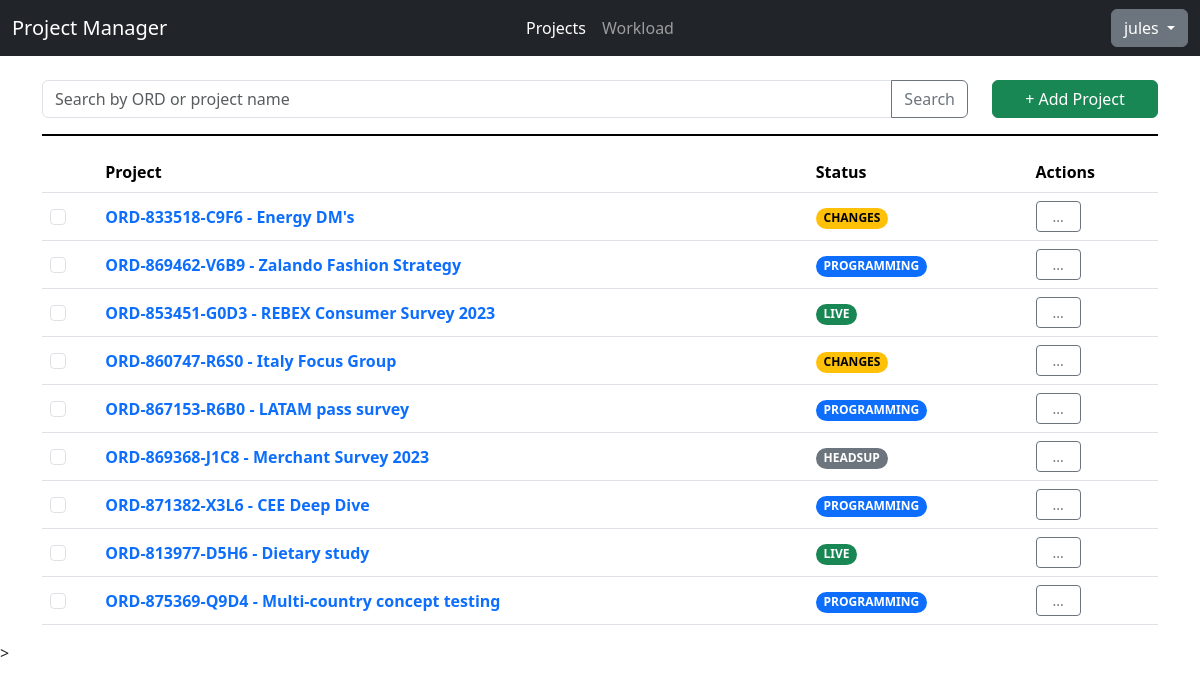
Page /projects/ (signed in) on the committed database.
### api/models.py (models this page shows, shortened)
class Project(models.Model):
    STATUS_CHOICES = [
     ("Headsup","Headsup"),
     ("Programming","Programming"),
     ("Changes","Changes"),
     ("Live", "Live"),
     ("LiveChange", "Live Changes"),
     ("Closed", "Closed")
    ]
    REGION_CHOICES = [
      ("APAC","APAC"),
      ("EMEA","EMEA"),
      ("NA","NA")
    ]
    PLATFORM_CHOICES = [
      ("Decipher", "Decipher"),
      ("CMIX","CMIX"),
      ("Confirmit","Confirmit")
    ]
    __original_eta = None
    code = models.SlugField(max_length=8, default=generate_unique_code, unique=True)
    ord = models.CharField(max_length=15, unique=True, validators=[RegexValidator(regex="^ORD-[0-9]{6}-[0-9A-Z]{4}$", message="Please enter the ORD in ORD-XXXXX-XXXX format.")])
    project_name = models.CharField(max_length=200)
    status = models.CharField(max_length=20, default="Headsup", choices=STATUS_CHOICES)
    created_date = models.DateField(auto_now_add=True)
    region = models.CharField(max_length=10, blank=True, choices=REGION_CHOICES)
    pid = models.CharField(max_length=20, blank=True)
    platform = models.CharField(max_length=15, default="Decipher", choices=PLATFORM_CHOICES)
    eta = models.DateTimeField(null=True,blank=True)
    details = models.TextField(max_length=255, blank=True)
    creator = models.ForeignKey(User, on_delete=models.CASCADE,null=True)
    def __init__(self, *args, **kwargs):
        super().__init__(*args, **kwargs)
        self.__original_eta = self.eta
    def get_absolute_url(self):
        return reverse("project", args=[self.ord])

### testfront/views.py (the view)
# urls.py: path('', views.mainpage, name="projectall"),
@login_required
def mainpage(request):
    if "search" in request.GET:
        projects_list = search_project(request.GET["search"])
    else:
        projects_list = Project.objects.all()
    page_num = 1
    if "page" in request.GET:
        if str(request.GET["page"]).isdigit():
            page_num = int(request.GET["page"])
    paginator_result = paginator_setup(projects_list, page_num)
    return render(request, "testfront/projectlist.html", paginator_result)

### testfront/templates/testfront/projectlist.html (shortened to what this page needs)
{% extends "base.html" %}
{% load static %}
{% block css %} {% static "css/index.css" %} {% endblock %}
{% block body %}
      <form class="row">
        <div class="col-10">
          <div class="input-group">
          <input type="text" class="form-control" name="search" minlength="3" placeholder="Search by ORD or project name" aria-label="Search Project" aria-describedby="button-search">
          <button class="btn btn-outline-secondary" type="submit" id="button-search">Search</button>
          </div>
        </div>
        <div class="col-2 d-grid">
          <a role="button" class="btn btn-success" href="{% url "newproject" %}">
            + Add Project
          </a>
        </div>
      </form>
      <hr class="border-2 border-black opacity-100" />
      {% if projects|length > 0 %}
      <table class="table">
        <thead>
          <tr>
            <th scope="col">&nbsp;</th>
            <th scope="col">Project</th>
            <th scope="col text-center">Status</th>
            <th scope="col text-center">Actions</th>
          </tr>
        </thead>
        <tbody>
          {% for project in projects %}
          <tr>
            <th class="align-middle" scope="row"><input class="form-check-input" type="checkbox" value=""></th>
            <td class="align-middle"><a href="{{ project.get_absolute_url }}" class="fw-bold text-decoration-none">{{project.ord}} - {{project.project_name}}</a></td>
            <td class="align-middle"><span class="badge rounded-pill
              {% if project.status == "Headsup" %} text-bg-secondary {% endif %}
              {% if project.status == "Programming" %} text-bg-primary {% endif %}
              {% if project.status == "Changes" or project.status == "LiveChange" %} text-bg-warning {% endif %}
              {% if project.status == "Live" %} text-bg-success {% endif %}
            ">{{project.status|upper}}</span></td>
            <td class="align-middle">
              <div class="dropdown">
                <button class="px-3 py-1 btn btn-outline-secondary btn-sm" type="button" data-bs-toggle="dropdown" aria-expanded="false">
                  ...
                </button>
              </div>
          </td>
          </tr>
          {% endfor %}
        </tbody>
      </table>
      {% endif %}
{% endblock %}

### testfront/templates/base.html (shortened to what this page needs)
{% load static %}
<!DOCTYPE html>
<html lang="en">
  <head>
    <link rel="stylesheet" href="{% static "css/bootstrap.min.css" %}" />
    <link rel="stylesheet" href="{% block css %} {% endblock %}" />
  </head>
  <body>
    <nav class="navbar navbar-expand-lg bg-dark" data-bs-theme="dark">
      <div class="container-fluid">
        <div class="collapse navbar-collapse d-lg-flex" id="navbarNavAltMarkup">
          <a class="navbar-brand col-lg-3 me-auto">Project Manager </a>
          <div class="navbar-nav col-lg-6 justify-content-lg-center">
            <a class="nav-link active" aria-current="page" href="{% url "projectall" %}">Projects</a>
            <a class="nav-link" href="#">Workload</a>
          </div>
          <div class="d-lg-flex col-lg-3 justify-content-lg-end dropdown">
            <button class="btn btn-secondary dropdown-toggle" type="button" data-bs-toggle="dropdown" aria-expanded="false">
              {{user.username}}
            </button>
          </div>
        </div>
      </div>
    </nav>
    <main class="container mt-4">{% block body %} {% endblock %}</main>
    ></script>
  </body>
</html>

### rows in the picture
Project: ord "ORD-833518-C9F6", project_name "Energy DM's", status "CHANGES"
Project: ord "ORD-869462-V6B9", project_name "Zalando Fashion Strategy", status "PROGRAMMING"
Project: ord "ORD-853451-G0D3", project_name "REBEX Consumer Survey 2023", status "LIVE"
Project: ord "ORD-860747-R6S0", project_name "Italy Focus Group", status "CHANGES"
Project: ord "ORD-867153-R6B0", project_name "LATAM pass survey", status "PROGRAMMING"
Project: ord "ORD-869368-J1C8", project_name "Merchant Survey 2023", status "HEADSUP"
Project: ord "ORD-871382-X3L6", project_name "CEE Deep Dive", status "PROGRAMMING"
Project: ord "ORD-813977-D5H6", project_name "Dietary study", status "LIVE"
Project: ord "ORD-875369-Q9D4", project_name "Multi-country concept testing", status "PROGRAMMING"

### other values in the picture
{{ user.username }} "jules"
